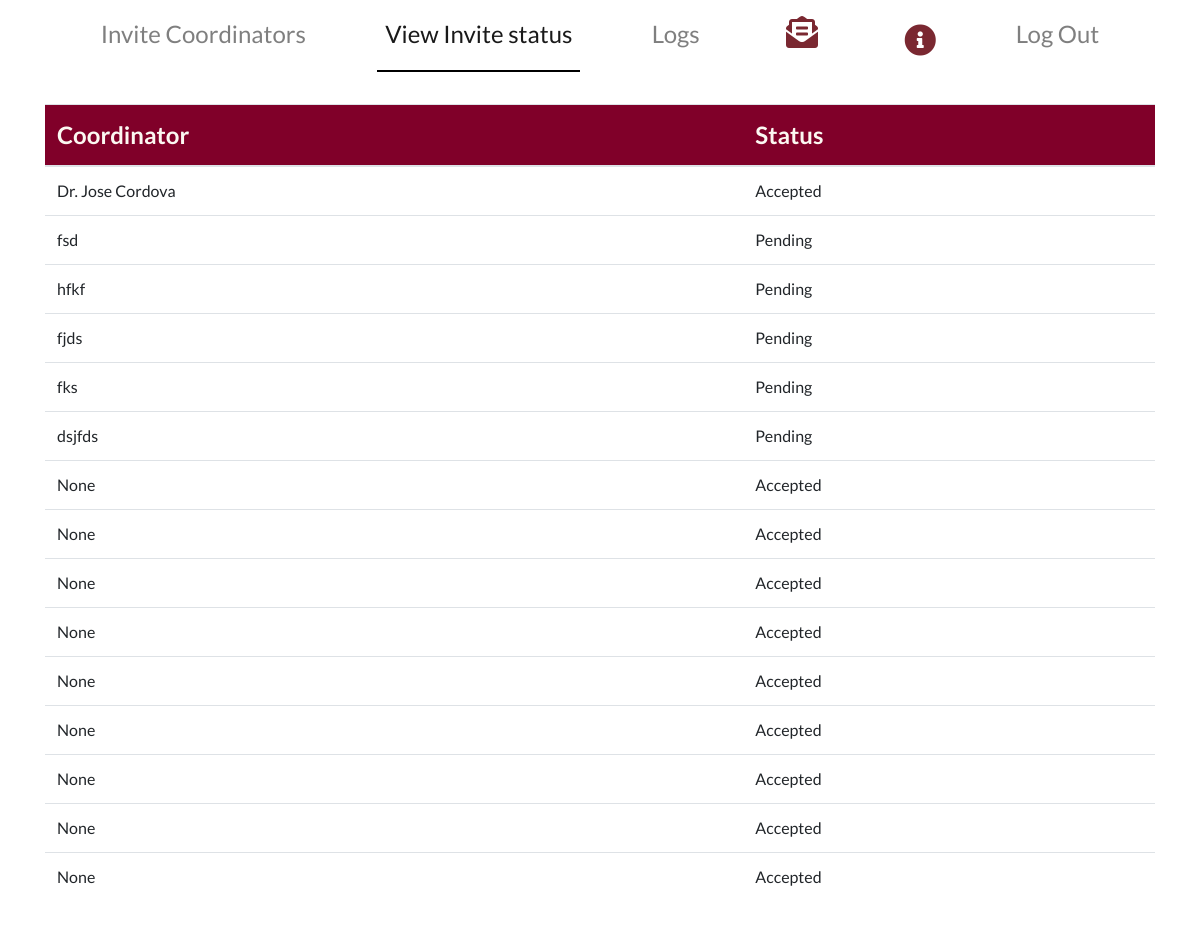
Page /invite_status (signed in) on the committed database.
### main/models.py (models this page shows)
class InvitedCo(models.Model):
    email = models.CharField(max_length=200)
    pending = models.BooleanField(default=True)
    dept = models.ForeignKey(Department,null=True,on_delete=models.CASCADE)
    name = models.CharField(null=True,max_length=400)

### main/views.py (the view)
# urls.py: path('invite_status', views.super_admin_past, name='super_admin_past'),
@user_passes_test(super_admin_test)
def super_admin_past(request):
    myinvitees = InvitedCo.objects.all().order_by('-id')
    invitees = Invited_Coordinator.objects.filter(invited_by=request.user.username).order_by('id')
    context = {'past':'active', 'invitees':invitees,'myinvitees':myinvitees,'cordinator':InvitedCo.objects.all()}
    return render(request, 'main/invite_status.html', context)

### main/views.py (called while the page is built)
def super_admin_test(user):
    return user.is_superuser

### main/templates/main/invite_status.html (shortened to what this page needs)
{% extends  'main/superadminbase.html' %}
{% load static %}
{% block body_block %}
<div class = "container" style="overflow-y:auto; height:80vh;">
<table class="table">
  <thead class = "card-header">
    <tr>
      <th scope="col">Coordinator</th>
      <th scope="col">Status</th>
    </tr>
  </thead>
  <tbody >
    {%for invite in myinvitees%}
    <tr>
      <td>{{invite.name}}</td>
      <td>
          {%if invite.pending %}
            Pending
          {%else%}
            Accepted
          {%endif%}
      </td>
    </tr>
    {%endfor%}
  </tbody>
</table>
</div>
{%endblock%}

### main/static/css/landing.css (style rules this page uses)
body { font-family: Montserrat, Lato, 'Nunito Sans', Helvetica, Arial, Platino, Garamond, Bookman, Lucidia; }
body { height: 100vh; }
th, label { font-size: 1.5rem; }
td { font-size: 1rem; }
.card-header { background-color: rgb(219,217,214) z-index:0; }
.card-header { background-color: #BD955A; color: rgb(252, 248, 242); }

### main/templates/main/invite_status.html (style rules this page uses)
.card-header { background-color: #800029; color: rgb(252, 248, 242); }

### rows in the picture
InvitedCo: name "Dr. Jose Cordova", pending "Accepted"
InvitedCo: name "fsd", pending "Pending"
InvitedCo: name "hfkf", pending "Pending"
InvitedCo: name "fjds", pending "Pending"
InvitedCo: name "fks", pending "Pending"
InvitedCo: name "dsjfds", pending "Pending"
InvitedCo: name "None", pending "Accepted"
InvitedCo: name "None", pending "Accepted"
InvitedCo: name "None", pending "Accepted"
InvitedCo: name "None", pending "Accepted"
InvitedCo: name "None", pending "Accepted"
InvitedCo: name "None", pending "Accepted"
InvitedCo: name "None", pending "Accepted"
InvitedCo: name "None", pending "Accepted"
InvitedCo: name "None", pending "Accepted"
